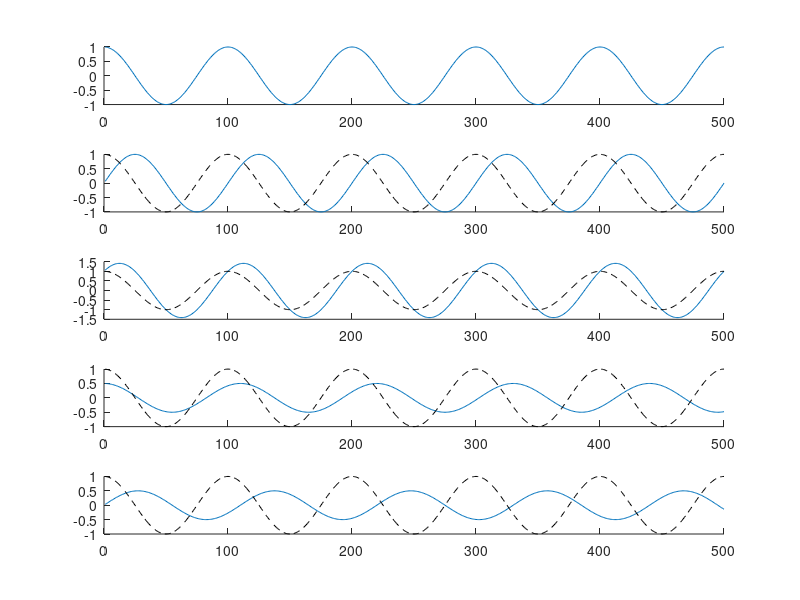

Source code (MATLAB): (Note: this script raises an error after producing the figure.)
% generate a sample with two frequencies
%
N = 500;
t = (1:N)';
a = zeros(N, 2);
f = 1 / 100;
t1 = 2 * pi * f * t;
b = [cos(t1) sin(t1) sin(t1)+cos(t1)];
f1 = 1 / 110;
%t2 = 2 * pi * f1 * t + pi / 4 + t1;
t2 = 2 * pi * f1 * t;
c = [0.5 * cos(t2) 0.5 * sin(t2)];
X = [b c]';
M = size(X, 1);
figure;
for i = 1:M
  subplot(M, 1, i);
  hold on;
  plot(X(i, :));
  if (i > 1)
    plot(X(1, :), 'black--');
  end
end

class = [1 1 1 2 2];
[group, fp, entrop, P, D, mu0] = fingerprint_classify(X, 'Hidden', 4, 'MaxIter', 100, 'Class', class);

HIDDEN = length(D);

ind = find(abs(imag(D)) > 1e-10); % assume 0==1e-10
num_real = HIDDEN;
% further eliminate the conjugate ones
if (~ isempty(ind))
  num_real = ind(1) - 1;
  %D = D(subind);
  
  Q = abs(P(:, (num_real+1):2:end)); %only the magnitude
end

figure;
imagesc(Q);
colormap(flipud(gray));
xa = xlim;
line(xa, [1.5, 1.5],'LineStyle', '--', 'Color', 'black', 'LineWidth', 2);
line(xa, [2.5, 2.5],'LineStyle', '--', 'Color', 'black', 'LineWidth', 2);
line(xa, [3.5, 3.5],'LineStyle', '--', 'Color', 'black', 'LineWidth', 2);
line(xa, [4.5, 4.5],'LineStyle', '--', 'Color', 'black', 'LineWidth', 2);
line([1.5, 1.5], [0.5, 5.5], 'LineWidth', 2, 'LineStyle', '--', 'Color', 'black');


%% harmonics grouping example
N = 500;
t = (1:N)';
a = zeros(N, 2);
f1 = 1 / 100;
f2 = 1 / 70;
t1 = 2 * pi * f1 * t;
t2 = 2 * pi * f2 * t;
b = [sin(t1) , cos(t1), sin(t1) + cos(t1)];

f1 = 1 / 110;
f2 = 1 / 30;
t1 = 2 * pi * f1 * t;
t2 = 2 * pi * f2 * t;
c = [sin(t1) + 0.2 * sin(t2), cos(t1) + 0.2 * sin(t2 + pi/4)];

X = [b c]';
M = size(X, 1);
h = figure('position', [568   287   368   419]);
for i = 1:M
  subplot('position', [0.05, 1 - 0.15*i - 0.05 * i + 0.05, 0.92, 0.14]);
  hold on;
  ylim([-2, 2]);
  plot(X(i, :));
  if (i > 1)
    plot(X(1, :), 'black--');
  end
end

class = [1 1 1 2 2];

[group, feature, entrop, P, D, mu0] = fingerprint_classify(X, 'Hidden', 6, 'MaxIter', 100, 'Class', class);

periods = 2 * pi ./ angle(D);

HIDDEN = length(D);

ind = find(abs(imag(D)) > 1e-10); % assume 0==1e-10
num_real = HIDDEN;
% further eliminate the conjugate ones
if (~ isempty(ind))
  num_real = ind(1) - 1;
  %D = D(subind);
  
  Q = abs(P(:, (num_real+1):2:end)); %only the magnitude
end

figure;
imagesc(Q);
set(gca,'YTick', 1:5, 'YTickLabel',1:5);
set(gca,'XTick', 1:3, 'XTickLabel', 1:3);
colormap(flipud(gray));
xa = xlim;
line(xa, [1.5, 1.5],'LineStyle', '--', 'Color', 'black', 'LineWidth', 2);
line(xa, [2.5, 2.5],'LineStyle', '--', 'Color', 'black', 'LineWidth', 2);
line(xa, [3.5, 3.5],'LineStyle', '--', 'Color', 'black', 'LineWidth', 2);
line(xa, [4.5, 4.5],'LineStyle', '--', 'Color', 'black', 'LineWidth', 2);
line([1.5, 1.5], [0.5, 5.5], 'LineWidth', 2, 'LineStyle', '--', 'Color', 'black');
line([2.5, 2.5], [0.5, 5.5], 'LineWidth', 2, 'LineStyle', '--', 'Color', 'black');


figure;
imagesc(feature(:, 1:2));
set(gca,'YTick', 1:5, 'YTickLabel',1:5);
set(gca,'XTick', 1:2, 'XTickLabel',['FP1'; 'FP2']);
colormap(flipud(gray));
xa = xlim;
line(xa, [1.5, 1.5],'LineStyle', '--', 'Color', 'black', 'LineWidth', 2);
line(xa, [2.5, 2.5],'LineStyle', '--', 'Color', 'black', 'LineWidth', 2);
line(xa, [3.5, 3.5],'LineStyle', '--', 'Color', 'black', 'LineWidth', 2);
line(xa, [4.5, 4.5],'LineStyle', '--', 'Color', 'black', 'LineWidth', 2);
line([1.5, 1.5], [0.5, 5.5], 'LineWidth', 2, 'LineStyle', '--', 'Color', 'black');

[coeff, score] = princomp(X);
figure;
imagesc(score(:, 1:2));
set(gca,'YTick', 1:5, 'YTickLabel',1:5);
set(gca,'XTick', 1:2, 'XTickLabel',['PC1'; 'PC2']);
colormap(flipud(gray));
xa = xlim;
line(xa, [1.5, 1.5],'LineStyle', '--', 'Color', 'black', 'LineWidth', 2);
line(xa, [2.5, 2.5],'LineStyle', '--', 'Color', 'black', 'LineWidth', 2);
line(xa, [3.5, 3.5],'LineStyle', '--', 'Color', 'black', 'LineWidth', 2);
line(xa, [4.5, 4.5],'LineStyle', '--', 'Color', 'black', 'LineWidth', 2);
line([1.5, 1.5], [0.5, 5.5], 'LineWidth', 2, 'LineStyle', '--', 'Color', 'black');



%%
N = 500;
t = (1:N)';
a = zeros(N, 2);
f = 1 / 100;
t1 = 2 * pi * f * t;
b = [sin(2 * pi * (1/100) * t) cos(2 * pi * (1/100) * t) sin(2 * pi * (1/98) * t + pi/6)];

f1 = 1 / 110;
f2 = 1 / 30;
t1 = 2 * pi * f1 * t;
t2 = 2 * pi * f2 * t;
c = [sin(t1) + 0.2 * sin(t2), cos(t1) + 0.2 * sin(t2 + pi/4)];

X = [b c]';
M = size(X, 1);
figure;
%set(gcf, 'defaultlinelinewidth', 1);
for i = 1:M
  subplot(M, 1, i);
  hold on;
  plot(X(i, :));
  if (i > 1)
    plot(X(1, :), 'black--');
  end
end


class = [1 1 1 2 2];

%[group, entrop, P, D, mu0, feature] = fingerprint_classify(X, 'Hidden', 6, 'MaxIter', 50, 'Class', class);
[group, feature, entrop, P, D, mu0, model] = fingerprint_classify(X, 'Hidden', 6, 'MaxIter', 100, 'Class', class);
[u_k, V_k, P_k] = forward(X, model);
[Ex] = cell2mat(backward(u_k, V_k, P_k, model));
z0 = model.mu0;
zz = [];
for i = 1:500
  zz = [zz, z0];
  z0 = model.A * z0;
end
figure;
for i = 1:length(z0);
  subplot(length(z0), 1, i);
  plot(zz(i, :));
end

z0 = mu0;
zzz = [];
for i = 1:500
  zzz = [zzz, z0];
  z0 = D .* z0;
end
figure;
for i = 1:length(z0);
  subplot(length(z0), 1, i);
  plot(angle(zzz(i, :)));
end

figure; 
plot3(1:500, real(zzz(3, :)), imag(zzz(3, :)));
plot3(1:500, real(zzz(7, :)), imag(zzz(7, :)));

figure;
%colormap(autumn);
quiverc(1:size(P, 2), 1:size(P,1), real(P), imag(P));
axis ij
xlim([0.5, size(P,2)+0.5]);
ylim([0.5, size(P,1)+0.5]);
set(gca,'YTick', 1:size(P,1), 'YTickLabel',1:size(P,1));
xa = xlim;
ya = ylim;
for i = 1.5 : 1: (size(P, 1)-0.5)
  line(xa, [i, i],'LineStyle', '--', 'Color', 'black', 'LineWidth', 1);
end
for i = 1.5 : 1: (size(P, 2)-0.5)
  line([i, i], ya,'LineStyle', '--', 'Color', 'black', 'LineWidth', 1);
end



periods = 2 * pi ./ angle(D);

HIDDEN = length(D);

ind = find(abs(imag(D)) > 1e-10); % assume 0==1e-10
num_real = HIDDEN;
% further eliminate the conjugate ones
if (~ isempty(ind))
  num_real = ind(1) - 1;
  %D = D(subind);
  
  Q = abs(P(:, (num_real+1):2:end)); %only the magnitude
end

% plot the magnitude
figure;
imagesc(Q);
set(gca,'YTick', 1:5, 'YTickLabel',1:5);
set(gca,'XTick', 1:3, 'XTickLabel', 1:3);
colormap(autumn);
xa = xlim;
line(xa, [1.5, 1.5],'LineStyle', '--', 'Color', 'black', 'LineWidth', 2);
line(xa, [2.5, 2.5],'LineStyle', '--', 'Color', 'black', 'LineWidth', 2);
line(xa, [3.5, 3.5],'LineStyle', '--', 'Color', 'black', 'LineWidth', 2);
line(xa, [4.5, 4.5],'LineStyle', '--', 'Color', 'black', 'LineWidth', 2);
line([1.5, 1.5], [0.5, 5.5], 'LineWidth', 2, 'LineStyle', '--', 'Color', 'black');
line([2.5, 2.5], [0.5, 5.5], 'LineWidth', 2, 'LineStyle', '--', 'Color', 'black');

% ploting the LDS
figure;
imagesc(model.C);
set(gca,'YTick', 1:5, 'YTickLabel',1:5);
%set(gca,'XTick', 1:3, 'XTickLabel', 1:3);
colormap(autumn);
xa = xlim;
line(xa, [1.5, 1.5],'LineStyle', '--', 'Color', 'black', 'LineWidth', 2);
line(xa, [2.5, 2.5],'LineStyle', '--', 'Color', 'black', 'LineWidth', 2);
line(xa, [3.5, 3.5],'LineStyle', '--', 'Color', 'black', 'LineWidth', 2);
line(xa, [4.5, 4.5],'LineStyle', '--', 'Color', 'black', 'LineWidth', 2);
line([1.5, 1.5], [0.5, 5.5], 'LineWidth', 2, 'LineStyle', '--', 'Color', 'black');
line([2.5, 2.5], [0.5, 5.5], 'LineWidth', 2, 'LineStyle', '--', 'Color', 'black');
line([3.5, 3.5], [0.5, 5.5], 'LineWidth', 2, 'LineStyle', '--', 'Color', 'black');
line([4.5, 4.5], [0.5, 5.5], 'LineWidth', 2, 'LineStyle', '--', 'Color', 'black');
line([5.5, 5.5], [0.5, 5.5], 'LineWidth', 2, 'LineStyle', '--', 'Color', 'black');
line([6.5, 6.5], [0.5, 5.5], 'LineWidth', 2, 'LineStyle', '--', 'Color', 'black');
line([7.5, 7.5], [0.5, 5.5], 'LineWidth', 2, 'LineStyle', '--', 'Color', 'black');

figure;
imagesc(feature(:, 1:2));
set(gca,'YTick', 1:5, 'YTickLabel',1:5);
set(gca,'XTick', 1:2, 'XTickLabel',['FP1'; 'FP2']);
colormap(autumn);
xa = xlim;
line(xa, [1.5, 1.5],'LineStyle', '--', 'Color', 'black', 'LineWidth', 2);
line(xa, [2.5, 2.5],'LineStyle', '--', 'Color', 'black', 'LineWidth', 2);
line(xa, [3.5, 3.5],'LineStyle', '--', 'Color', 'black', 'LineWidth', 2);
line(xa, [4.5, 4.5],'LineStyle', '--', 'Color', 'black', 'LineWidth', 2);
line([1.5, 1.5], [0.5, 5.5], 'LineWidth', 2, 'LineStyle', '--', 'Color', 'black');

[coeff, score] = princomp(X);
figure;
imagesc(score(:, 1:2));
set(gca,'YTick', 1:5, 'YTickLabel',1:5);
set(gca,'XTick', 1:2, 'XTickLabel',['PC1'; 'PC2']);
colormap(autumn);
xa = xlim;
line(xa, [1.5, 1.5],'LineStyle', '--', 'Color', 'black', 'LineWidth', 2);
line(xa, [2.5, 2.5],'LineStyle', '--', 'Color', 'black', 'LineWidth', 2);
line(xa, [3.5, 3.5],'LineStyle', '--', 'Color', 'black', 'LineWidth', 2);
line(xa, [4.5, 4.5],'LineStyle', '--', 'Color', 'black', 'LineWidth', 2);
line([1.5, 1.5], [0.5, 5.5], 'LineWidth', 2, 'LineStyle', '--', 'Color', 'black');


% svd version of the fingerprints
[uu, ss, vv] = svd(Q, 'econ');
fp_svd = uu * ss;
figure; 
imagesc(fp_svd(:, 1:2));
set(gca,'YTick', 1:5, 'YTickLabel',1:5);
set(gca,'XTick', 1:2, 'XTickLabel',['FP1'; 'FP2']);
colormap(autumn);
xa = xlim;
line(xa, [1.5, 1.5],'LineStyle', '--', 'Color', 'black', 'LineWidth', 2);
line(xa, [2.5, 2.5],'LineStyle', '--', 'Color', 'black', 'LineWidth', 2);
line(xa, [3.5, 3.5],'LineStyle', '--', 'Color', 'black', 'LineWidth', 2);
line(xa, [4.5, 4.5],'LineStyle', '--', 'Color', 'black', 'LineWidth', 2);
line([1.5, 1.5], [0.5, 5.5], 'LineWidth', 2, 'LineStyle', '--', 'Color', 'black');

% FFT
figure; 
for i = 1 : size(X, 1)
  a = fft(X(i, :));
  subplot(5, 1, i);
  plot(500./(0:499), abs(a));
end
a = fft(X(4, :));
plot(500./(0:499), abs(a));
xlabel